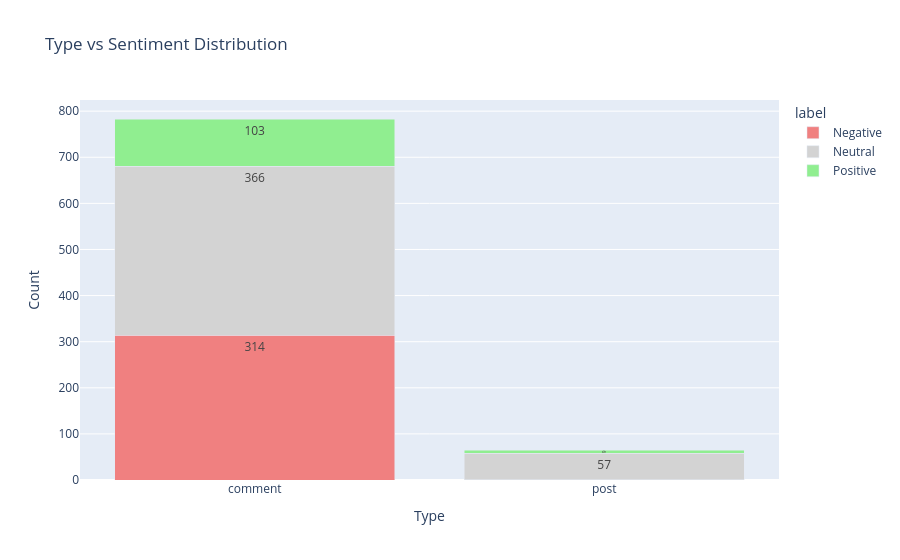

The code cell stored with this chart in its notebook:
### Code cell
# 統計每個 type 下各 label 的數量
stack_df = df.groupby(['type', 'label']).size().reset_index(name='count')
stack_df['label'] = stack_df['label'].map(label_map)

fig_stacked = px.bar(
    stack_df,
    x='type',
    y='count',
    color='label',
    text='count',
    title='Type vs Sentiment Distribution',
    color_discrete_sequence=['lightcoral', 'lightgray', 'lightgreen']
)
fig_stacked.update_traces(textposition='inside')
fig_stacked.update_layout(barmode='stack', xaxis_title='Type', yaxis_title='Count')
fig_stacked.show()

### Figure 1 — Plotly figure (JSON) as saved in the notebook; plotly's stock layout.template omitted (floating-point values rounded to 4 significant figures)
{"data": [{"hovertemplate": "label=Negative<br>type=%{x}<br>count=%{text}<extra></extra>", "legendgroup": "Negative", "marker": {"color": "lightcoral", "pattern": {"shape": ""}}, "name": "Negative", "orientation": "v", "showlegend": true, "text": [314.0, 1.0], "textposition": "inside", "type": "bar", "x": ["comment", "post"], "xaxis": "x", "y": [314, 1], "yaxis": "y"}, {"hovertemplate": "label=Neutral<br>type=%{x}<br>count=%{text}<extra></extra>", "legendgroup": "Neutral", "marker": {"color": "lightgray", "pattern": {"shape": ""}}, "name": "Neutral", "orientation": "v", "showlegend": true, "text": [366.0, 57.0], "textposition": "inside", "type": "bar", "x": ["comment", "post"], "xaxis": "x", "y": [366, 57], "yaxis": "y"}, {"hovertemplate": "label=Positive<br>type=%{x}<br>count=%{text}<extra></extra>", "legendgroup": "Positive", "marker": {"color": "lightgreen", "pattern": {"shape": ""}}, "name": "Positive", "orientation": "v", "showlegend": true, "text": [103.0, 6.0], "textposition": "inside", "type": "bar", "x": ["comment", "post"], "xaxis": "x", "y": [103, 6], "yaxis": "y"}], "layout": {"barmode": "stack", "legend": {"title": {"text": "label"}, "tracegroupgap": 0}, "title": {"text": "Type vs Sentiment Distribution"}, "xaxis": {"anchor": "y", "domain": [0, 1], "title": {"text": "Type"}}, "yaxis": {"anchor": "x", "domain": [0, 1], "title": {"text": "Count"}}}}
